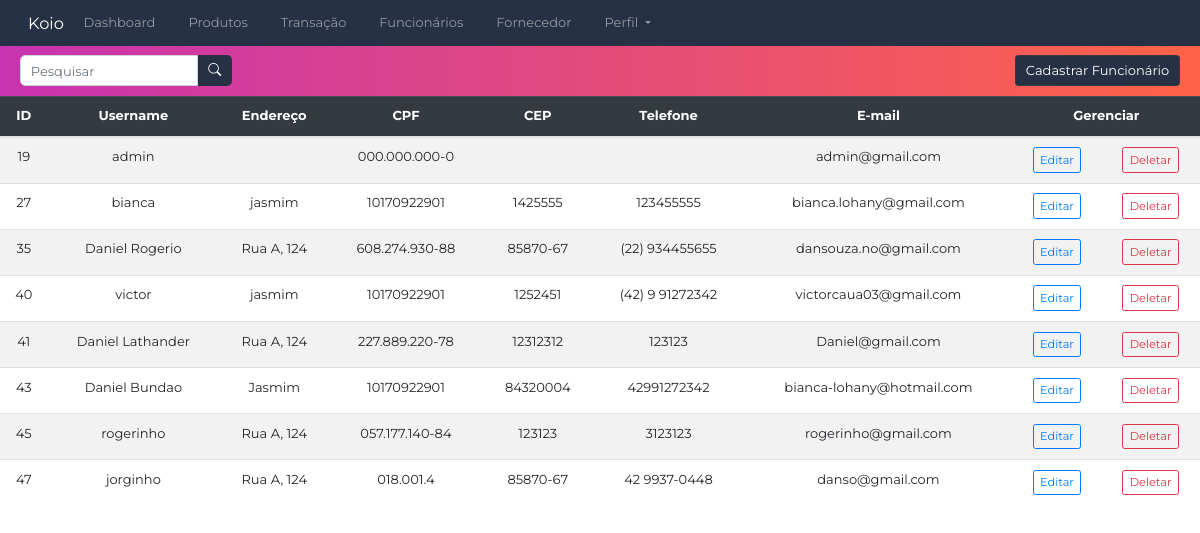
The page /funcionario/ (signed in) on the database as committed earlier.
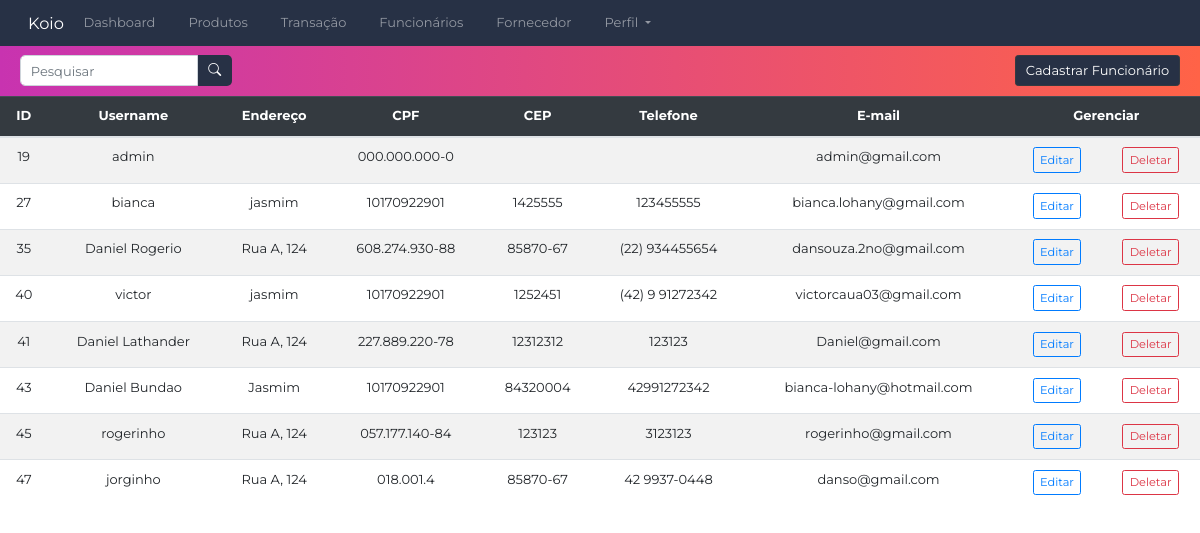
The same page on the database as committed later.
### CRUDfuncionario/models.py (models this page shows, shortened)
class Funcionario(AbstractUser):
    idFuncionario = models.AutoField(primary_key=True)
    nivelDeAcesso = models.IntegerField(default=1)
    enderecoFuncionario = models.CharField(max_length=30)
    CPF = CPFField('CPF',default='000.000.000-0',validators=[valida_cpf])
    CEP = models.CharField(max_length=8)
    telefone = models.CharField(max_length=20)
    funcao = models.CharField(max_length=30)
    username = models.CharField(max_length=30,default='default_username', unique=True,
                                validators=[valida_texto])
    password = models.CharField(max_length=100, default='default_password')
    email = models.EmailField(unique=True, default='daniel@gmail.com',
                              validators = [EmailValidator(message="Insira um endereco de email valído")])
    def __init__(self, *args: Any, **kwargs: Any) -> None:
        super().__init__(*args, **kwargs)

### CRUDfuncionario/views.py (the view)
# urls.py: path('', Funcionarios, name="funcionario"),
def Funcionarios(request):
    if verifica_login(request):
        funcionarios = Funcionario.objects.all()
        return render(request, "funcionarios.html", {"funcionarios": funcionarios})
    else:
        return redirect(login_view)

### login/views.py (called while the page is built)
def verifica_login(request):
        return 'user_id' in request.session

### CRUDfuncionario/templates/funcionarios.html (shortened to what this page needs)
{% extends 'navbar.html' %}
{% load static %}
{% block extra_css %}
<link rel="stylesheet" type="text/css" href="{% static 'css/funcionario.css' %}">
{% endblock %}
{% block content%}
<div class="container-table">
    <div class="rectangle">
        <form class="d-flex align-items-center">
            <input class="form-control me-2 w-100" type="search" id="searchInput" placeholder="Pesquisar" aria-label="Search">
            <button class="btn btn-search" type="submit">
                <i class="bi bi-search"></i>
            </button>
        </form>
        <a href="{% url 'cadastrarFuncionario_view' %}" class="btn btn-dark ms-auto">Cadastrar Funcionário</a>
    </div>
    <table class="table table-striped table-responsive-lg">
        <thead class="table-dark">
                <tr>
                <th scope="col">ID</th>
                <th scope="col">Username</th>
                <th scope="col">Endereço</th>
                <th scope="col">CPF</th>
                <th scope="col">CEP</th>
                <th scope="col">Telefone</th>
                <th scope="col">E-mail</th>
                <th scope="col" colspan="2">Gerenciar</th>
            </tr>
        </thead>
        <tbody id="funcTable">
            {% for funcionario in funcionarios %}
            <tr>
                <td>{{ funcionario.idFuncionario }}</td>
                <td>{{ funcionario.username }}</td>
                <td>{{ funcionario.enderecoFuncionario }}</td>
                <td>{{ funcionario.CPF }}</td>
                <td>{{ funcionario.CEP }}</td>
                <td>{{ funcionario.telefone }}</td>
                <td>{{ funcionario.email }}</td>
                <td>
                    <a href="{% url 'editarFuncionario_view' funcionario.idFuncionario %}" class="btn btn-outline-primary btn-sm">Editar</a>
                </td>
                <td>
                    <a href="{% url 'deleteFuncionario_view' funcionario.idFuncionario %}" class="btn btn-outline-danger btn-sm">Deletar</a>
                </td>
            </tr>
            {% endfor %}
        </tbody>
    </table>
</div>
{% endblock %}

### templates/navbar.html (shortened to what this page needs)
{% load static %}
<!DOCTYPE html>
<html lang="en">
  <head>
    <link
      rel="stylesheet" href="https://stackpath.bootstrapcdn.com/bootstrap/4.3.1/css/bootstrap.min.css">
    <link rel="stylesheet" href="{% static 'css/base.css' %}">
    {% block extra_css %}{% endblock %}
  </head>
  <body>
    <nav class="navbar navbar-dark navbar-expand-sm" style="background-color: #273145;">
      <div class="container-fluid">
        <a href="" class="navbar-brand d-flex">Koio</a>
        <div class="collapse navbar-collapse" id="navbarNav">
          <ul class="navbar-nav me-3">
            <li class="nav-item {% if request.resolver_match.url_name == 'telainicial' %}active{% endif %}">
              <a class="nav-link" href="{% url 'telainicial' %}">Dashboard<span class="sr-only">(current)</span></a>
            </li>
            <li class="nav-item {% if request.resolver_match.url_name == 'produtos' %}active{% endif %}">
              <a class="nav-link" href="{% url 'produtos' %}">Produtos</a>
            </li>
            <li class="nav-item {% if request.resolver_match.url_name == 'transacao_view' %}active{% endif %}">
              <a class="nav-link" href="{% url 'transacao_view' %}">Transação</a>
            </li>
            <li class="nav-item {% if request.resolver_match.url_name == 'funcionarios' %}active{% endif %}">
              <a class="nav-link" href="{% url 'funcionarios' %}">Funcionários</a>
            </li>
            <li class="nav-item {% if request.resolver_match.url_name == 'fornecedor' %}active{% endif %}">
              <a class="nav-link" href="{% url 'fornecedor' %}">Fornecedor</a>
            </li>
            <form class="d-flex me-2">
              <li class="nav-item dropdown {% if request.resolver_match.url_name == 'perfil' %}active{% endif %}">
                <a class="nav-link dropdown-toggle" href="#" id="perfilDropdown" role="button" data-toggle="dropdown" aria-haspopup="true" aria-expanded="false">
                  Perfil
                </a>
              </li>
            </form>
          </ul>
        </div>
      </div>
    </nav>
    {% block content %}{% endblock %}
  </body>
</html>

### Static/css/base.css (style rules this page uses)
* { font-family: 'Montserrat', sans-serif; font-size: 13px; }
.navbar-nav .nav-item { margin-right: 20px; }
.rectangle { display: flex; justify-content: space-between; align-items: center; background: linear-gradient(to right, rgba(200, 51, 176), rgba(255, 99, 71)); height: 50px; width: 100%; padding: 20px; }
#searchInput { width: 100%; border-radius: 5px 0px 0px 5px; }
.btn-search { color: white; background-color: #273145; border-radius: 0px 5px 5px 0px; }
.btn-dark { background-color: #273145; }
.table { width: 100%; margin: 0; padding: 0; }
.table thead th, .table tbody td { text-align: center; }

Rows that differ between the two databases and show on the page:
changed Funcionario "Daniel Rogerio": telefone "(22) 934455655" → "(22) 934455654"; email "dansouza.no@gmail.com" → "dansouza.2no@gmail.com"
